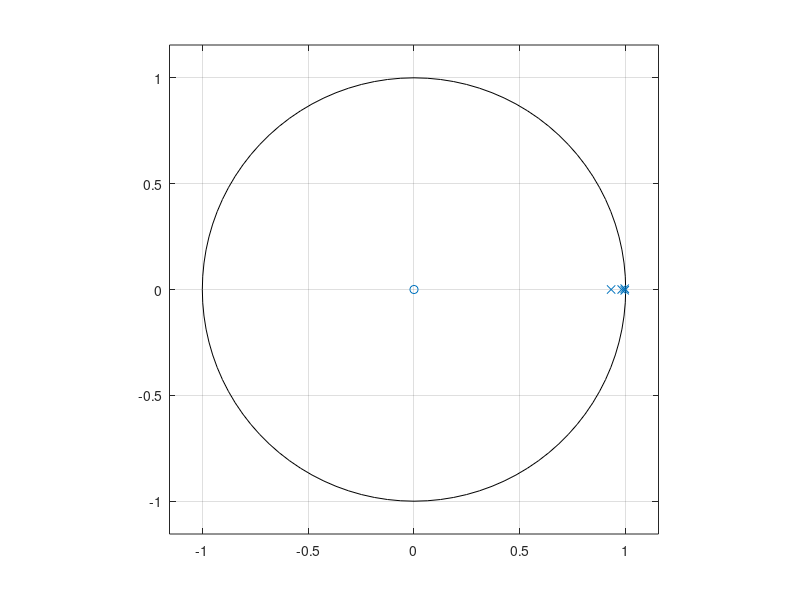

Write the MATLAB code that produced this figure.
clear all;
clc;
close all;
I_pend= 0.011008;
m_pend= 0.6752;
m_cart= 0.430;
l= 0.075693;
f= 0.01;
g=9.81;

D= I_pend*(m_cart + m_pend)+m_cart*m_pend*l^2;
i= -(I_pend+m_pend*l^2)*f/D;
j= m_pend^2*g*l^2/D;
k= -m_pend*l*f/D
m= m_pend*g*l*(m_cart+m_pend)/D;

a=-i/f;
b=-k/f;

A=[0 1 0 0;0 i j 0;0 0 0 1;0 k m 0];
B=[0;a;0;b];
C=eye(4);
D=0;

sysc = ss(A, B, C, D);

sysd=c2d(sysc,0.005);

Q=[5 0 0 0; 0 1 0 0 ; 0 0 100 0; 0 0 0 10];
R=1;

[g1, x, l1] = dlqr (sysd, Q, R);

display(l1);
zplane(0,l1);